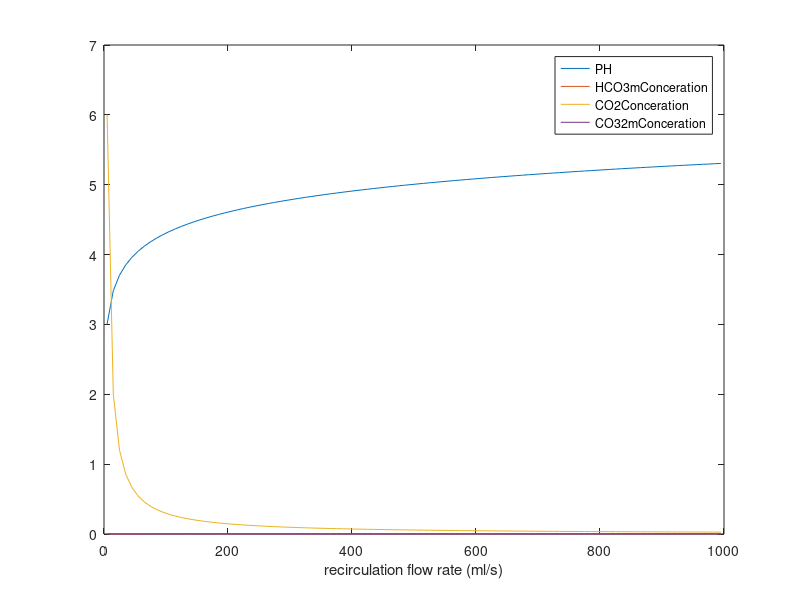

Here is the MATLAB script that generated this plot:
PHData=[0,1,2,3,4,4.500,5,5.500,6,6.370,6.500,7,7.500,7.600,8,8.380,8.500,9,9.050,9.500,10,10.30,10.50,11,11.50,12,13,14];
HCO3mData=[0,0,0,0,0,0.02000,0.05000,0.1350,0.3000,0.5000,0.6000,0.8100,0.9300,0.9500,0.9700,0.9760,0.9700,0.9630,0.9620,0.8900,0.6700,0.5000,0.4000,0.1800,0.05000,0,0,0];
CO2Data=[1,1,1,1,1,0.9800,0.9500,0.8650,0.7000,0.5000,0.4000,0.1900,0.07000,0.05000,0.02000,0.01200,0.01000,0.002000,0,0,0,0,0,0,0,0,0,0];
CO32mData=[0,0,0,0,0,0,0,0,0,0,0,0,0,0,0.01000,0.01200,0.02000,0.03500,0.03800,0.1100,0.3300,0.5000,0.6000,0.8200,0.9500,1,1,1];
% plot(PHData,HCO3mData);
% hold on;
% plot(PHData,CO2Data);
% plot(PHData,CO32mData);
% legend('HCO3mData','CO2Data','CO32mData');
SSPH=8;
SStotalC=30/1000;%mmol/L to mol/L;
SSproton=10^(-SSPH);
addProton=4.9192e-06; %  mol/s
addTotalC=4.9192e-06; %  mol/s
Area=0.4868; %m2
depth=0.1; %m
V=Area*depth*1000; %m3 to L
%% if:
flowRateArray=[5:10:1000];
result=[];
for i=1:length(flowRateArray)
    flowRate=flowRateArray(i)/1000; % ml/s to L/s
    inletPH=-log10((SSproton+addProton)/flowRate);
    inletTotalC=(SStotalC+addTotalC)/flowRate;
    HCO3mFraction=  interp1(PHData,HCO3mData,inletPH);
    CO2Fraction= interp1(PHData,CO2Data,inletPH);
    CO32mFraction= interp1(PHData,CO32mData,inletPH);
    HCO3mConceration=inletTotalC*HCO3mFraction;
    CO2Conceration=inletTotalC*CO2Fraction;
    CO32mConceration=inletTotalC*CO32mFraction;
    result(i,:)=[inletPH HCO3mConceration, CO2Conceration, CO32mConceration];
end


plot(flowRateArray,result(:,1));
hold on;
plot(flowRateArray,result(:,2));
plot(flowRateArray,result(:,3));
plot(flowRateArray,result(:,4));
legend('PH','HCO3mConceration','CO2Conceration','CO32mConceration');
xlabel('recirculation flow rate (ml/s)')




